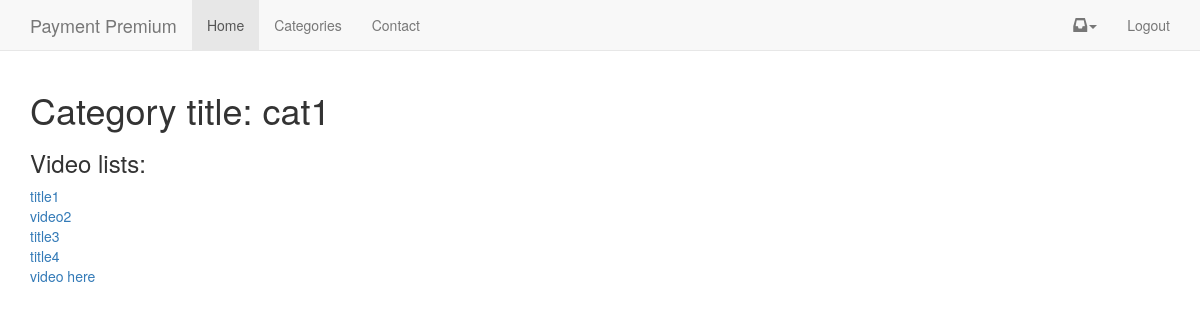
The app's page /projects/cat-1/ (signed in) with its own data.
### videos/models.py (models this page shows, shortened)
class Category(models.Model):
	title = models.CharField(max_length=120)
	description = models.TextField(max_length=5000, null=True, blank=True)
	image = models.ImageField(upload_to="images/", null=True, blank=True)
	slug = models.SlugField(default="abc", unique=True)
	active = models.BooleanField(default=True)
	featured = models.BooleanField(default=False)
	timestamp = models.DateTimeField(auto_now_add=True, auto_now=False)
	updated = models.DateTimeField(auto_now_add=False, auto_now=True)

class Video(models.Model):
	title =  models.CharField(max_length=120)
	embed_code = models.CharField(max_length=500, null=True, blank=True)
	slug = models.SlugField(null=True, blank=True)
	share_message = models.TextField(default=DEFAULT_MESSAGE)
	active = models.BooleanField(default=True)
	featured = models.BooleanField(default=False)
	free_preview = models.BooleanField(default=False)
	category = models.ForeignKey("Category", default=1)
	timestamp = models.DateTimeField(auto_now_add=True, auto_now=False, null=True)
	updated = models.DateTimeField(auto_now_add=False, auto_now=True, null=True)
	objects = VideoManager()
	class Meta:
		unique_together = ('slug', 'category')
	def get_absolute_url(self):
		try:
			return reverse("video_detail", kwargs={"slug": self.slug, "cat_slug": self.category.slug})
		except:
			return "/"

### videos/views.py (the view)
# urls.py: url(r'^projects/(?P<cat_slug>[\w-]+)/$', category_detail, name="project_detail"),
@login_required
def category_detail(request, cat_slug):
	try:
		obj = Category.objects.get(slug=cat_slug)
		videos = obj.video_set.all()
		form = CommentForm(request.POST or None)
		context = {
			"obj": obj,
			"videos": videos,
		}
		return render(request, "category_detail.html", context)
	except:
		raise Http404

### videos/models.py (called while the page is built)
	def active(self):
		return self.filter(active=True)

	def get_queryset(self):
		return VideoQueryset(self.model, using=self._db)

	def all(self):
		return self.get_queryset().active()

### videos/templates/category_detail.html (shortened to what this page needs)
{% extends 'base.html' %}
{% block content %}
<div>
	<h1>Category title: {{ obj.title }}</h1>
	<h3>Video lists:</h3>
	{% for video in videos %}
	<div><a href="{{ video.get_absolute_url }}">{{ video.title }}</a></div>
	{% endfor %}
</div>
{% endblock content %}

### records on screen
Category: title "cat1"
Video: title "title1"
Video: title "video2"
Video: title "title3"
Video: title "title4"
Video: title "video here"
